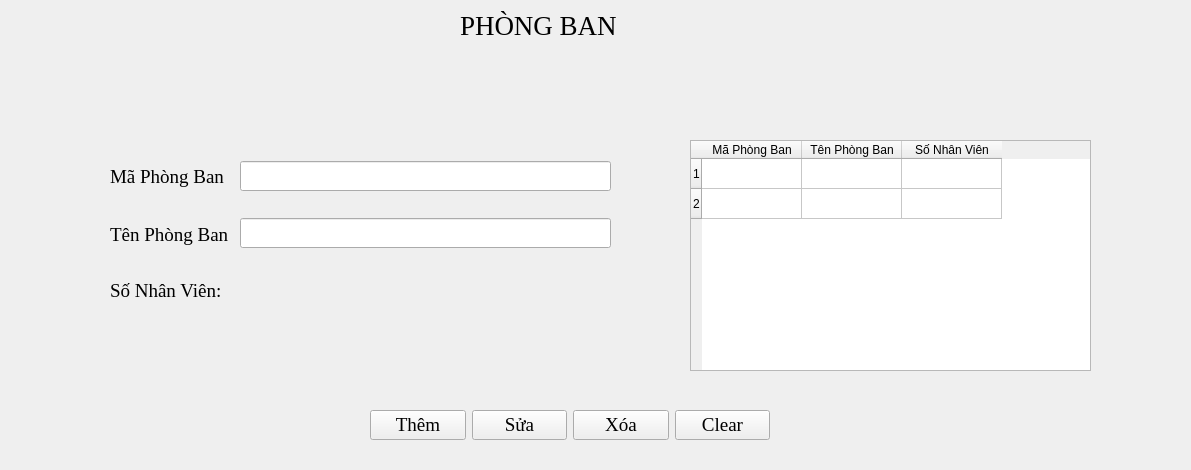
<?xml version="1.0" encoding="UTF-8"?>
<ui version="4.0">
 <class>FramePB</class>
 <widget class="QFrame" name="FramePB">
  <property name="geometry">
   <rect>
    <x>0</x>
    <y>0</y>
    <width>1191</width>
    <height>470</height>
   </rect>
  </property>
  <property name="windowTitle">
   <string>Frame</string>
  </property>
  <property name="styleSheet">
   <string notr="true"/>
  </property>
  <widget class="QLabel" name="label_2">
   <property name="geometry">
    <rect>
     <x>460</x>
     <y>10</y>
     <width>161</width>
     <height>31</height>
    </rect>
   </property>
   <property name="font">
    <font>
     <family>Times New Roman</family>
     <pointsize>20</pointsize>
    </font>
   </property>
   <property name="text">
    <string>PHÒNG BAN</string>
   </property>
  </widget>
  <widget class="QWidget" name="verticalLayoutWidget_4">
   <property name="geometry">
    <rect>
     <x>110</x>
     <y>150</y>
     <width>131</width>
     <height>111</height>
    </rect>
   </property>
   <layout class="QVBoxLayout" name="verticalLayout_4">
    <item>
     <widget class="QLabel" name="label_4">
      <property name="font">
       <font>
        <family>Times New Roman</family>
        <pointsize>14</pointsize>
       </font>
      </property>
      <property name="text">
       <string>Mã Phòng Ban</string>
      </property>
     </widget>
    </item>
    <item>
     <widget class="QLabel" name="label_3">
      <property name="font">
       <font>
        <family>Times New Roman</family>
        <pointsize>14</pointsize>
       </font>
      </property>
      <property name="text">
       <string>Tên Phòng Ban</string>
      </property>
     </widget>
    </item>
   </layout>
  </widget>
  <widget class="QWidget" name="horizontalLayoutWidget">
   <property name="geometry">
    <rect>
     <x>110</x>
     <y>270</y>
     <width>189</width>
     <height>41</height>
    </rect>
   </property>
   <layout class="QHBoxLayout" name="horizontalLayout">
    <item>
     <widget class="QLabel" name="label_5">
      <property name="font">
       <font>
        <family>Times New Roman</family>
        <pointsize>14</pointsize>
       </font>
      </property>
      <property name="text">
       <string>Số Nhân Viên:</string>
      </property>
     </widget>
    </item>
    <item>
     <widget class="QLabel" name="lbSoNV">
      <property name="font">
       <font>
        <family>Times New Roman</family>
        <pointsize>14</pointsize>
       </font>
      </property>
      <property name="text">
       <string/>
      </property>
     </widget>
    </item>
   </layout>
  </widget>
  <widget class="QWidget" name="horizontalLayoutWidget_2">
   <property name="geometry">
    <rect>
     <x>370</x>
     <y>400</y>
     <width>400</width>
     <height>51</height>
    </rect>
   </property>
   <layout class="QHBoxLayout" name="horizontalLayout_2">
    <item>
     <widget class="QPushButton" name="btAdd">
      <property name="font">
       <font>
        <family>Times New Roman</family>
        <pointsize>14</pointsize>
       </font>
      </property>
      <property name="text">
       <string>Thêm</string>
      </property>
     </widget>
    </item>
    <item>
     <widget class="QPushButton" name="btFix">
      <property name="font">
       <font>
        <family>Times New Roman</family>
        <pointsize>14</pointsize>
       </font>
      </property>
      <property name="text">
       <string>Sửa</string>
      </property>
     </widget>
    </item>
    <item>
     <widget class="QPushButton" name="btDel">
      <property name="font">
       <font>
        <family>Times New Roman</family>
        <pointsize>14</pointsize>
       </font>
      </property>
      <property name="text">
       <string>Xóa</string>
      </property>
     </widget>
    </item>
    <item>
     <widget class="QPushButton" name="btClear">
      <property name="font">
       <font>
        <family>Times New Roman</family>
        <pointsize>14</pointsize>
       </font>
      </property>
      <property name="text">
       <string>Clear</string>
      </property>
     </widget>
    </item>
   </layout>
  </widget>
  <widget class="QWidget" name="verticalLayoutWidget_3">
   <property name="geometry">
    <rect>
     <x>240</x>
     <y>140</y>
     <width>371</width>
     <height>131</height>
    </rect>
   </property>
   <layout class="QVBoxLayout" name="verticalLayout_3">
    <item>
     <widget class="QLineEdit" name="txtMaPB">
      <property name="font">
       <font>
        <family>Times New Roman</family>
        <pointsize>14</pointsize>
       </font>
      </property>
     </widget>
    </item>
    <item>
     <widget class="QLineEdit" name="txtTenPB">
      <property name="font">
       <font>
        <family>Times New Roman</family>
        <pointsize>14</pointsize>
       </font>
      </property>
     </widget>
    </item>
   </layout>
  </widget>
  <widget class="QTableWidget" name="dataTab">
   <property name="geometry">
    <rect>
     <x>690</x>
     <y>140</y>
     <width>401</width>
     <height>231</height>
    </rect>
   </property>
   <property name="autoFillBackground">
    <bool>false</bool>
   </property>
   <property name="rowCount">
    <number>2</number>
   </property>
   <property name="columnCount">
    <number>3</number>
   </property>
   <row/>
   <row/>
   <column>
    <property name="text">
     <string>Mã Phòng Ban</string>
    </property>
   </column>
   <column>
    <property name="text">
     <string>Tên Phòng Ban</string>
    </property>
   </column>
   <column>
    <property name="text">
     <string>Số Nhân Viên</string>
    </property>
   </column>
   <item row="0" column="0">
    <property name="font">
     <font>
      <family>Times New Roman</family>
      <pointsize>14</pointsize>
     </font>
    </property>
   </item>
  </widget>
 </widget>
 <resources/>
 <connections/>
</ui>
